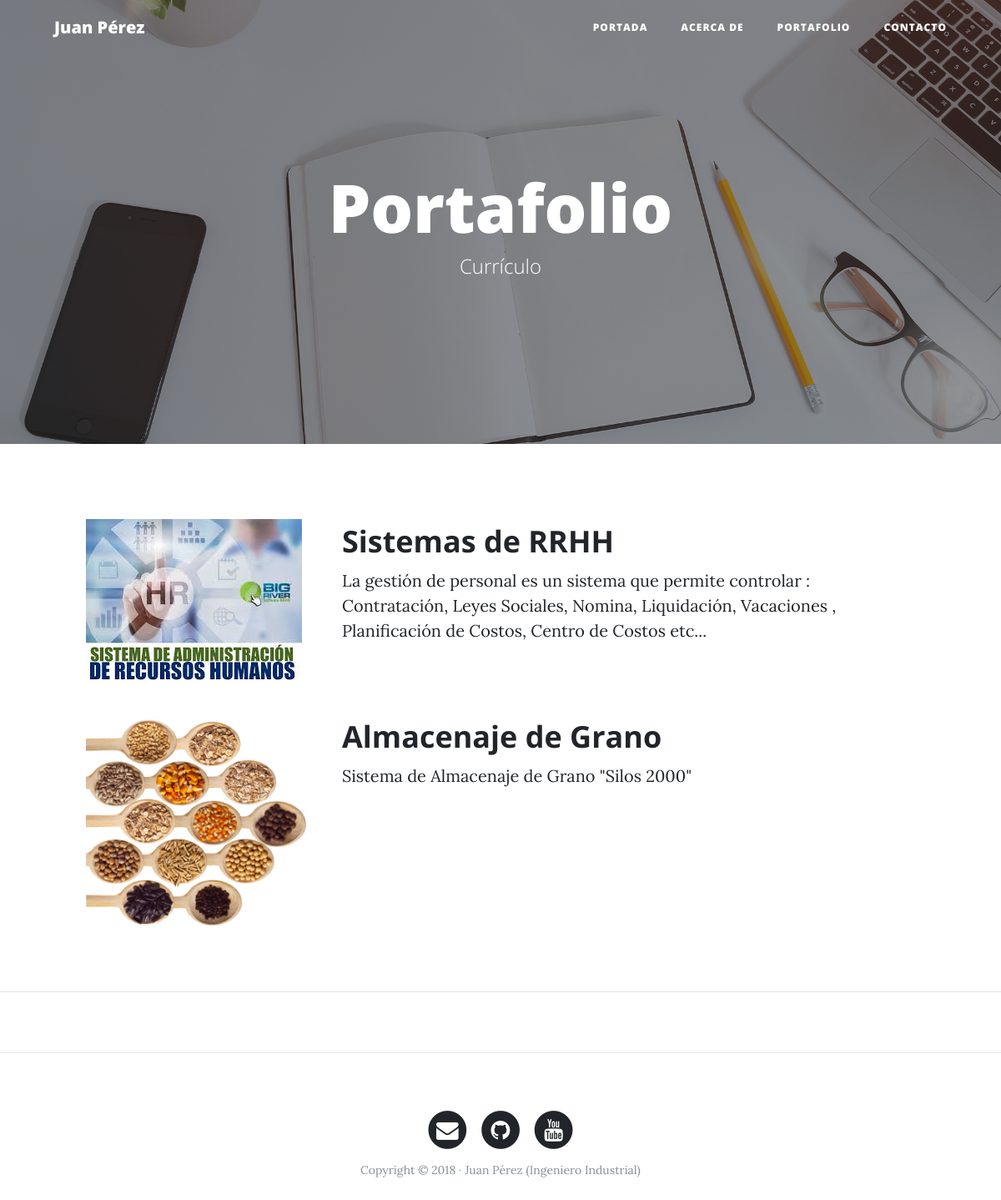
The page /portfolio/ on the database its author committed.
### portfolio/models.py (models this page shows, shortened)
class Project(models.Model):
    title = models.CharField(max_length=200, verbose_name = "Título")
    description=models.TextField(verbose_name = "Descripción")
    image=models.ImageField(verbose_name = "Imagen", upload_to= "projects")
    created=models.DateTimeField(auto_now_add=True, verbose_name = "Fecha de Creación")
    updated=models.DateTimeField(auto_now=True, verbose_name = "Fecha De Edición")
    class Meta:
        verbose_name = 'proyecto'
        verbose_name_plural = 'proyectos'
        ordering =["-created"]

### portfolio/views.py (the view)
# urls.py: path('portfolio/',portfolio_views.portfolio, name = "portfolio"),
def portfolio (request):
    projects = Project.objects.all()
    return render(request, "portfolio/portfolio.html", {'projects': projects })

### portfolio/templates/portfolio/portfolio.html (shortened to what this page needs)
{% extends 'core/base.html' %}
{% block background %}{% load static %}{% static 'core/img/portfolio-bg.jpg'%}{% endblock %}
{% block headers %}
    <h1>Portafolio</h1>
	<span class="subheading">Currículo</span>
{% endblock %}}
{% block content %}
    {% for project in projects %}
        <div class="row project">
        <div class="col-lg-3 col-md-4 offset-lg-1">
                <img class="img-fluid" src="{{ project.image.url }}" alt="">
        </div>
        <div class="col-lg-7 col-md-8">
            <h2 class="section-heading title">{{ project.title }}</h2>
            <p>{{ project.description }}</p>
        </div>
        </div>
        {% endfor%}
{% endblock %}

### core/templates/core/base.html (shortened to what this page needs)
<!DOCTYPE html>
<html lang="es">
  <head>
    {% load static %}
    <link href="{% static 'core/vendor/bootstrap/css/bootstrap.min.css' %}" rel="stylesheet">
    <link href="{% static 'core/vendor/font-awesome/css/font-awesome.min.css' %}" rel="stylesheet" type="text/css">
    <link href="{% static 'core/css/clean-blog.min.css' %}" rel="stylesheet">
  </head>
  <body>
    <nav class="navbar navbar-expand-lg navbar-light fixed-top" id="mainNav">
      <div class="container">
        <a class="navbar-brand" href="{% url 'home' %}">Juan Pérez</a>
        <div class="collapse navbar-collapse" id="navbarResponsive">
          <ul class="navbar-nav ml-auto">
            <li class="nav-item">
              <a class="nav-link" href="{% url 'home' %}">Portada</a>
            </li>
            <li class="nav-item">
              <a class="nav-link" href="{% url 'about' %}">Acerca de</a>
            </li>
            <li class="nav-item">
              <a class="nav-link" href="{% url 'portfolio' %}">Portafolio</a>
            </li>
            <li class="nav-item">
              <a class="nav-link" href="{% url 'contact' %}">Contacto</a>
            </li>
          </ul>
        </div>
      </div>
    </nav>
    <header class="masthead" style="background-image: url(' {% block background %}{% endblock %} ')">
      <div class="overlay"></div>
      <div class="container">
        <div class="row">
          <div class="col-lg-8 col-md-10 mx-auto">
            <div class="site-heading">
              {% block headers %} {% endblock %}
            </div>
          </div>
        </div>
      </div>
    </header>
    {% block content %} {% endblock %}
<hr>
{% if request.path != "/"%} <hr> {% endif%}
    <footer>
      <div class="container">
        <div class="row">
          <div class="col-lg-8 col-md-10 mx-auto">
            <ul class="list-inline text-center">
              <li class="list-inline-item">
                <a href="#">
                  <span class="fa-stack fa-lg">
                    <i class="fa fa-circle fa-stack-2x"></i>
                    <i class="fa fa-envelope fa-stack-1x fa-inverse"></i>
                  </span>
                </a>
              </li>
              <li class="list-inline-item">
                <a href="#">
                  <span class="fa-stack fa-lg">
                    <i class="fa fa-circle fa-stack-2x"></i>
                    <i class="fa fa-github fa-stack-1x fa-inverse"></i>
                  </span>
                </a>
              </li>
              <li class="list-inline-item">
                <a href="#">
                  <span class="fa-stack fa-lg">
                    <i class="fa fa-circle fa-stack-2x"></i>
                    <i class="fa fa-youtube fa-stack-1x fa-inverse"></i>
                  </span>
                </a>
              </li>
            </ul>
            <p class="copyright text-muted">Copyright &copy; 2018 · Juan Pérez (Ingeniero Industrial) </p>
          </div>
        </div>
      </div>
    </footer>
  </body>
</html>

### rows shown on the page
Project: image (picture), title "Sistemas de RRHH", description "La gestión de personal es un sistema que permite controlar : Contratación, Leyes Sociales, Nomina, Liquidación, Vacaciones , Planificación de Costos, Centro de Costos etc..."
Project: image (picture), title "Almacenaje de Grano", description "Sistema de Almacenaje de Grano \"Silos 2000\""
